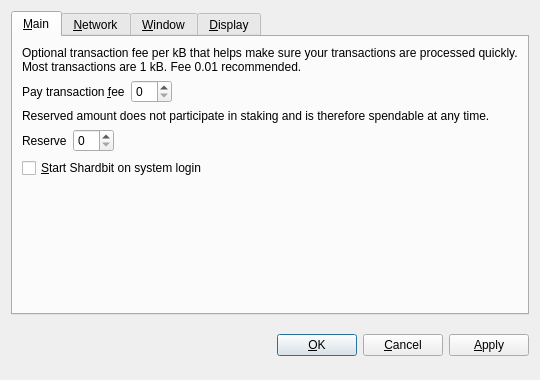
<?xml version="1.0" encoding="UTF-8"?>
<ui version="4.0">
 <class>OptionsDialog</class>
 <widget class="QDialog" name="OptionsDialog">
  <property name="geometry">
   <rect>
    <x>0</x>
    <y>0</y>
    <width>540</width>
    <height>380</height>
   </rect>
  </property>
  <property name="windowTitle">
   <string>Options</string>
  </property>
  <property name="modal">
   <bool>true</bool>
  </property>
  <layout class="QVBoxLayout" name="verticalLayout">
   <item>
    <widget class="QTabWidget" name="tabWidget">
     <property name="tabPosition">
      <enum>QTabWidget::North</enum>
     </property>
     <property name="currentIndex">
      <number>0</number>
     </property>
     <widget class="QWidget" name="tabMain">
      <attribute name="title">
       <string>&amp;Main</string>
      </attribute>
      <layout class="QGridLayout" name="gridLayout">
       <item row="0" column="0" colspan="2">
        <widget class="QLabel" name="transactionFeeInfoLabel">
         <property name="text">
          <string>Optional transaction fee per kB that helps make sure your transactions are processed quickly. Most transactions are 1 kB. Fee 0.01 recommended.</string>
         </property>
         <property name="textFormat">
          <enum>Qt::PlainText</enum>
         </property>
         <property name="wordWrap">
          <bool>true</bool>
         </property>
        </widget>
       </item>
       <item row="1" column="0">
        <layout class="QHBoxLayout" name="horizontalLayoutFee">
         <item>
          <widget class="QLabel" name="transactionFeeLabel">
           <property name="text">
            <string>Pay transaction &amp;fee</string>
           </property>
           <property name="textFormat">
            <enum>Qt::PlainText</enum>
           </property>
           <property name="buddy">
            <cstring>transactionFee</cstring>
           </property>
          </widget>
         </item>
         <item>
          <widget class="BitcoinAmountField" name="transactionFee"/>
         </item>
         <item>
          <spacer name="horizontalSpacerFee">
           <property name="orientation">
            <enum>Qt::Horizontal</enum>
           </property>
           <property name="sizeHint" stdset="0">
            <size>
             <width>40</width>
             <height>20</height>
            </size>
           </property>
          </spacer>
         </item>
        </layout>
       </item>
       <item row="2" column="0" colspan="2">
        <widget class="QLabel" name="reserveBalanceInfoLabel">
         <property name="text">
          <string>Reserved amount does not participate in staking and is therefore spendable at any time.</string>
         </property>
         <property name="textFormat">
          <enum>Qt::PlainText</enum>
         </property>
         <property name="wordWrap">
          <bool>true</bool>
         </property>
        </widget>
       </item>
       <item row="3" column="0">
        <layout class="QHBoxLayout" name="horizontalLayoutReserveBalance">
         <item>
          <widget class="QLabel" name="reserveBalanceLabel">
           <property name="text">
            <string>Reserve</string>
           </property>
           <property name="textFormat">
            <enum>Qt::PlainText</enum>
           </property>
           <property name="buddy">
            <cstring>reserveBalance</cstring>
           </property>
          </widget>
         </item>
         <item>
          <widget class="BitcoinAmountField" name="reserveBalance"/>
         </item>
         <item>
          <spacer name="horizontalSpacerReserveBalance">
           <property name="orientation">
            <enum>Qt::Horizontal</enum>
           </property>
           <property name="sizeHint" stdset="0">
            <size>
             <width>40</width>
             <height>20</height>
            </size>
           </property>
          </spacer>
         </item>
        </layout>
       </item>
       <item row="4" column="0">
        <widget class="QCheckBox" name="bitcoinAtStartup">
         <property name="toolTip">
          <string>Automatically start Shardbit after logging in to the system.</string>
         </property>
         <property name="text">
          <string>&amp;Start Shardbit on system login</string>
         </property>
        </widget>
       </item>
       <item row="5" column="0">
        <spacer name="verticalSpacer_Main">
         <property name="orientation">
          <enum>Qt::Vertical</enum>
         </property>
         <property name="sizeHint" stdset="0">
          <size>
           <width>20</width>
           <height>40</height>
          </size>
         </property>
        </spacer>
       </item>
      </layout>
     </widget>
     <widget class="QWidget" name="tabNetwork">
      <attribute name="title">
       <string>&amp;Network</string>
      </attribute>
      <layout class="QVBoxLayout" name="verticalLayout_Network">
       <item>
        <widget class="QCheckBox" name="mapPortUpnp">
         <property name="toolTip">
          <string>Automatically open the Shardbit client port on the router. This only works when your router supports UPnP and it is enabled.</string>
         </property>
         <property name="text">
          <string>Map port using &amp;UPnP</string>
         </property>
        </widget>
       </item>
       <item>
        <widget class="QCheckBox" name="connectSocks">
         <property name="toolTip">
          <string>Connect to the Shardbit network through a SOCKS5 proxy (e.g. when connecting through Tor).</string>
         </property>
         <property name="text">
          <string>&amp;Connect through SOCKS5 proxy:</string>
         </property>
        </widget>
       </item>
       <item>
        <layout class="QHBoxLayout" name="horizontalLayout_Network">
         <item>
          <widget class="QLabel" name="proxyIpLabel">
           <property name="text">
            <string>Proxy &amp;IP:</string>
           </property>
           <property name="textFormat">
            <enum>Qt::PlainText</enum>
           </property>
           <property name="buddy">
            <cstring>proxyIp</cstring>
           </property>
          </widget>
         </item>
         <item>
          <widget class="QValidatedLineEdit" name="proxyIp">
           <property name="maximumSize">
            <size>
             <width>140</width>
             <height>16777215</height>
            </size>
           </property>
           <property name="toolTip">
            <string>IP address of the proxy (e.g. 127.0.0.1)</string>
           </property>
          </widget>
         </item>
         <item>
          <widget class="QLabel" name="proxyPortLabel">
           <property name="text">
            <string>&amp;Port:</string>
           </property>
           <property name="textFormat">
            <enum>Qt::PlainText</enum>
           </property>
           <property name="buddy">
            <cstring>proxyPort</cstring>
           </property>
          </widget>
         </item>
         <item>
          <widget class="QLineEdit" name="proxyPort">
           <property name="maximumSize">
            <size>
             <width>55</width>
             <height>16777215</height>
            </size>
           </property>
           <property name="toolTip">
            <string>Port of the proxy (e.g. 9050)</string>
           </property>
          </widget>
         </item>
         <item>
          <spacer name="horizontalSpacer_Network">
           <property name="orientation">
            <enum>Qt::Horizontal</enum>
           </property>
           <property name="sizeHint" stdset="0">
            <size>
             <width>40</width>
             <height>20</height>
            </size>
           </property>
          </spacer>
         </item>
        </layout>
       </item>
       <item>
        <spacer name="verticalSpacer_Network">
         <property name="orientation">
          <enum>Qt::Vertical</enum>
         </property>
         <property name="sizeHint" stdset="0">
          <size>
           <width>20</width>
           <height>40</height>
          </size>
         </property>
        </spacer>
       </item>
      </layout>
     </widget>
     <widget class="QWidget" name="tabWindow">
      <attribute name="title">
       <string>&amp;Window</string>
      </attribute>
      <layout class="QVBoxLayout" name="verticalLayout_Window">
       <item>
        <widget class="QCheckBox" name="minimizeToTray">
         <property name="toolTip">
          <string>Show only a tray icon after minimizing the window.</string>
         </property>
         <property name="text">
          <string>&amp;Minimize to the tray instead of the taskbar</string>
         </property>
        </widget>
       </item>
       <item>
        <widget class="QCheckBox" name="minimizeOnClose">
         <property name="toolTip">
          <string>Minimize instead of exit the application when the window is closed. When this option is enabled, the application will be closed only after selecting Quit in the menu.</string>
         </property>
         <property name="text">
          <string>M&amp;inimize on close</string>
         </property>
        </widget>
       </item>
       <item>
        <spacer name="verticalSpacer_Window">
         <property name="orientation">
          <enum>Qt::Vertical</enum>
         </property>
         <property name="sizeHint" stdset="0">
          <size>
           <width>20</width>
           <height>40</height>
          </size>
         </property>
        </spacer>
       </item>
      </layout>
     </widget>
     <widget class="QWidget" name="tabDisplay">
      <attribute name="title">
       <string>&amp;Display</string>
      </attribute>
      <layout class="QVBoxLayout" name="verticalLayout_Display">
       <item>
        <layout class="QHBoxLayout" name="horizontalLayout_1_Display">
         <item>
          <widget class="QLabel" name="langLabel">
           <property name="text">
            <string>User Interface &amp;language:</string>
           </property>
           <property name="textFormat">
            <enum>Qt::PlainText</enum>
           </property>
           <property name="buddy">
            <cstring>lang</cstring>
           </property>
          </widget>
         </item>
         <item>
          <widget class="QValueComboBox" name="lang">
           <property name="toolTip">
            <string>The user interface language can be set here. This setting will take effect after restarting Shardbit.</string>
           </property>
          </widget>
         </item>
        </layout>
       </item>
       <item>
        <layout class="QHBoxLayout" name="horizontalLayout_2_Display">
         <item>
          <widget class="QLabel" name="unitLabel">
           <property name="text">
            <string>&amp;Unit to show amounts in:</string>
           </property>
           <property name="textFormat">
            <enum>Qt::PlainText</enum>
           </property>
           <property name="buddy">
            <cstring>unit</cstring>
           </property>
          </widget>
         </item>
         <item>
          <widget class="QValueComboBox" name="unit">
           <property name="toolTip">
            <string>Choose the default subdivision unit to show in the interface and when sending coins.</string>
           </property>
          </widget>
         </item>
        </layout>
       </item>
       <item>
        <widget class="QCheckBox" name="coinControlFeatures">
         <property name="toolTip">
          <string>Whether to show coin control features or not.</string>
         </property>
         <property name="text">
          <string>Display coin &amp;control features</string>
         </property>
        </widget>
       </item>
       <item>
        <spacer name="verticalSpacer_Display">
         <property name="orientation">
          <enum>Qt::Vertical</enum>
         </property>
         <property name="sizeHint" stdset="0">
          <size>
           <width>20</width>
           <height>40</height>
          </size>
         </property>
        </spacer>
       </item>
      </layout>
     </widget>
    </widget>
   </item>
   <item>
    <layout class="QHBoxLayout" name="horizontalLayout_Buttons">
     <item>
      <spacer name="horizontalSpacer_1">
       <property name="orientation">
        <enum>Qt::Horizontal</enum>
       </property>
       <property name="sizeHint" stdset="0">
        <size>
         <width>40</width>
         <height>48</height>
        </size>
       </property>
      </spacer>
     </item>
     <item>
      <widget class="QLabel" name="statusLabel">
       <property name="font">
        <font>
         <weight>75</weight>
         <bold>true</bold>
        </font>
       </property>
       <property name="text">
        <string/>
       </property>
       <property name="textFormat">
        <enum>Qt::PlainText</enum>
       </property>
       <property name="wordWrap">
        <bool>true</bool>
       </property>
      </widget>
     </item>
     <item>
      <spacer name="horizontalSpacer_2">
       <property name="orientation">
        <enum>Qt::Horizontal</enum>
       </property>
       <property name="sizeHint" stdset="0">
        <size>
         <width>40</width>
         <height>48</height>
        </size>
       </property>
      </spacer>
     </item>
     <item>
      <widget class="QPushButton" name="okButton">
       <property name="text">
        <string>&amp;OK</string>
       </property>
      </widget>
     </item>
     <item>
      <widget class="QPushButton" name="cancelButton">
       <property name="text">
        <string>&amp;Cancel</string>
       </property>
       <property name="autoDefault">
        <bool>false</bool>
       </property>
      </widget>
     </item>
     <item>
      <widget class="QPushButton" name="applyButton">
       <property name="text">
        <string>&amp;Apply</string>
       </property>
       <property name="autoDefault">
        <bool>false</bool>
       </property>
      </widget>
     </item>
    </layout>
   </item>
  </layout>
 </widget>
 <customwidgets>
  <customwidget>
   <class>BitcoinAmountField</class>
   <extends>QSpinBox</extends>
   <header>bitcoinamountfield.h</header>
   <container>1</container>
  </customwidget>
  <customwidget>
   <class>QValueComboBox</class>
   <extends>QComboBox</extends>
   <header>qvaluecombobox.h</header>
  </customwidget>
  <customwidget>
   <class>QValidatedLineEdit</class>
   <extends>QLineEdit</extends>
   <header>qvalidatedlineedit.h</header>
  </customwidget>
 </customwidgets>
 <resources/>
 <connections/>
</ui>
